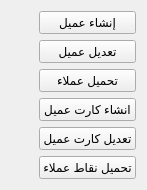
             <widget class="QWidget" name="page_5">
              <property name="geometry">
               <rect>
                <x>-64</x>
                <y>0</y>
                <width>147</width>
                <height>186</height>
               </rect>
              </property>
              <attribute name="label">
               <string>بيانات العملاء</string>
              </attribute>
              <layout class="QGridLayout" name="gridLayout_11">
               <item row="3" column="1">
                <widget class="QPushButton" name="QAct_Cust_Card_Add">
                 <property name="text">
                  <string>انشاء كارت عميل</string>
                 </property>
                </widget>
               </item>
               <item row="0" column="1">
                <widget class="QPushButton" name="QAct_Create_Customer">
                 <property name="text">
                  <string>إنشاء عميل</string>
                 </property>
                </widget>
               </item>
               <item row="5" column="1">
                <widget class="QPushButton" name="QAct_Cust_Points_Upload">
                 <property name="text">
                  <string>تحميل نقاط عملاء</string>
                 </property>
                </widget>
               </item>
               <item row="4" column="1">
                <widget class="QPushButton" name="QAct_Cust_Card_Edit">
                 <property name="text">
                  <string>تعديل كارت عميل</string>
                 </property>
                </widget>
               </item>
               <item row="0" column="0">
                <layout class="QGridLayout" name="gridLayout_42">
                 <item row="0" column="0">
                  <spacer name="horizontalSpacer_10">
                   <property name="orientation">
                    <enum>Qt::Horizontal</enum>
                   </property>
                   <property name="sizeHint" stdset="0">
                    <size>
                     <width>40</width>
                     <height>20</height>
                    </size>
                   </property>
                  </spacer>
                 </item>
                </layout>
               </item>
               <item row="1" column="1">
                <widget class="QPushButton" name="QAct_Modify_Customer">
                 <property name="text">
                  <string>تعديل عميل</string>
                 </property>
                </widget>
               </item>
               <item row="2" column="1">
                <widget class="QPushButton" name="QAct_Upload_Customer">
                 <property name="text">
                  <string>تحميل عملاء</string>
                 </property>
                </widget>
               </item>
              </layout>
             </widget>
